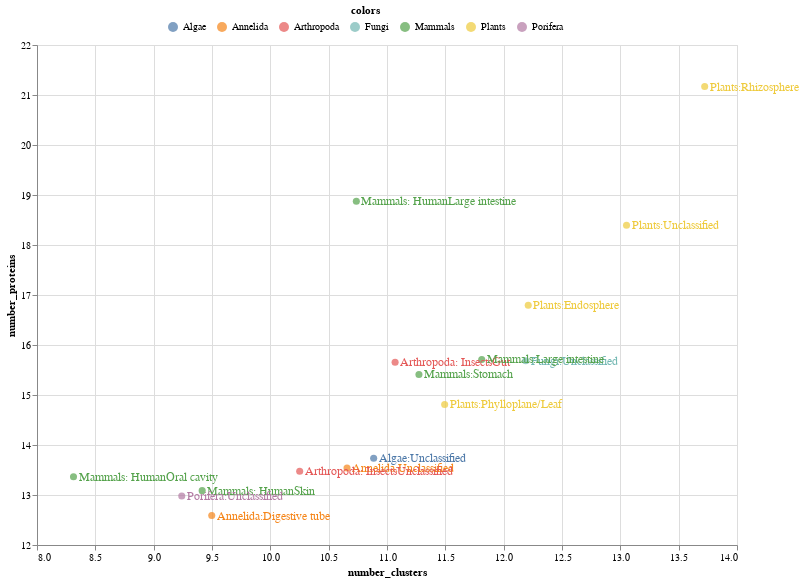

The notebook cell this image was saved under:
### Code cell
points=alt.Chart(number_clusters_log[number_clusters_log.biome.str.contains("Host")]).mark_circle(size=50).encode(
    x=alt.X('number_clusters', scale=alt.Scale(zero=False)),
    y=alt.Y('number_proteins', scale=alt.Scale(zero=False, padding=1)),
    color=alt.Color('colors', legend=alt.Legend(
        orient='none',
        legendX=130, legendY=-40,
        direction='horizontal',
        titleAnchor='middle')),
    tooltip='biome').properties(height=500,width=700)
text = points.mark_text(align='left',
    baseline='middle',
    dx=5,size=12,
    ).encode(text='biome_2')
points + text

### Figure 1 — Vega-Lite specification as saved in the notebook (floating-point values rounded to 4 significant figures)
{"config": {"view": {"continuousWidth": 400, "continuousHeight": 300}}, "layer": [{"mark": {"type": "circle", "size": 50}, "encoding": {"color": {"field": "colors", "legend": {"direction": "horizontal", "legendX": 130, "legendY": -40, "orient": "none", "titleAnchor": "middle"}, "type": "nominal"}, "tooltip": {"field": "biome", "type": "nominal"}, "x": {"field": "number_clusters", "scale": {"zero": false}, "type": "quantitative"}, "y": {"field": "number_proteins", "scale": {"padding": 1, "zero": false}, "type": "quantitative"}}, "height": 500, "width": 700}, {"mark": {"type": "text", "align": "left", "baseline": "middle", "dx": 5, "size": 12}, "encoding": {"color": {"field": "colors", "legend": {"direction": "horizontal", "legendX": 130, "legendY": -40, "orient": "none", "titleAnchor": "middle"}, "type": "nominal"}, "text": {"field": "biome_2", "type": "nominal"}, "tooltip": {"field": "biome", "type": "nominal"}, "x": {"field": "number_clusters", "scale": {"zero": false}, "type": "quantitative"}, "y": {"field": "number_proteins", "scale": {"padding": 1, "zero": false}, "type": "quantitative"}}, "height": 500, "width": 700}], "data": {"name": "data-53050298e02ec92141e7560a26bce680"}, "$schema": "https://vega.github.io/schema/vega-lite/v4.17.0.json", "datasets": {"data-53050298e02ec92141e7560a26bce680": [{"number_clusters": 10.89, "number_proteins": 13.74, "biome": "Host-associated:Algae:Unclassified", "biome_2": "Algae:Unclassified", "colors": "Algae"}, {"number_clusters": 9.498, "number_proteins": 12.59, "biome": "Host-associated:Annelida:Digestive tube", "biome_2": "Annelida:Digestive tube", "colors": "Annelida"}, {"number_clusters": 10.66, "number_proteins": 13.54, "biome": "Host-associated:Annelida:Unclassified", "biome_2": "Annelida:Unclassified", "colors": "Annelida"}, {"number_clusters": 11.07, "number_proteins": 15.66, "biome": "Host-associated:Arthropoda: Insects:Gut", "biome_2": "Arthropoda: InsectsGut", "colors": "Arthropoda"}, {"number_clusters": 10.25, "number_proteins": 13.48, "biome": "Host-associated:Arthropoda: Insects:Unclassified", "biome_2": "Arthropoda: InsectsUnclassified", "colors": "Arthropoda"}, {"number_clusters": 12.19, "number_proteins": 15.69, "biome": "Host-associated:Fungi:Unclassified", "biome_2": "Fungi:Unclassified", "colors": "Fungi"}, {"number_clusters": 10.74, "number_proteins": 18.88, "biome": "Host-associated:Mammals: Human:Large intestine", "biome_2": "Mammals: HumanLarge intestine", "colors": "Mammals"}, {"number_clusters": 8.313, "number_proteins": 13.37, "biome": "Host-associated:Mammals: Human:Oral cavity", "biome_2": "Mammals: HumanOral cavity", "colors": "Mammals"}, {"number_clusters": 9.416, "number_proteins": 13.09, "biome": "Host-associated:Mammals: Human:Skin", "biome_2": "Mammals: HumanSkin", "colors": "Mammals"}, {"number_clusters": 11.81, "number_proteins": 15.71, "biome": "Host-associated:Mammals:Large intestine", "biome_2": "Mammals:Large intestine", "colors": "Mammals"}, {"number_clusters": 11.27, "number_proteins": 15.41, "biome": "Host-associated:Mammals:Stomach", "biome_2": "Mammals:Stomach", "colors": "Mammals"}, {"number_clusters": 12.21, "number_proteins": 16.8, "biome": "Host-associated:Plants:Endosphere", "biome_2": "Plants:Endosphere", "colors": "Plants"}, {"number_clusters": 11.49, "number_proteins": 14.81, "biome": "Host-associated:Plants:Phylloplane/Leaf", "biome_2": "Plants:Phylloplane/Leaf", "colors": "Plants"}, {"number_clusters": 13.72, "number_proteins": 21.17, "biome": "Host-associated:Plants:Rhizosphere", "biome_2": "Plants:Rhizosphere", "colors": "Plants"}, {"number_clusters": 13.05, "number_proteins": 18.4, "biome": "Host-associated:Plants:Unclassified", "biome_2": "Plants:Unclassified", "colors": "Plants"}, {"number_clusters": 9.241, "number_proteins": 12.98, "biome": "Host-associated:Porifera:Unclassified", "biome_2": "Porifera:Unclassified", "colors": "Porifera"}]}}
